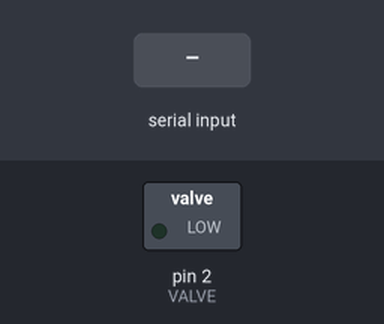
Bench run of a sketch on a simulated Arduino Uno, built with avr-gcc and run on an emulated ATmega328P. On the bench: switched loads named in the sketch (green lamp = pin HIGH). The test bench sets the inputs (shaded band).

Above: at 1.2 s.
1.3 s: byte 30 received over Serial
At 1.8 s:
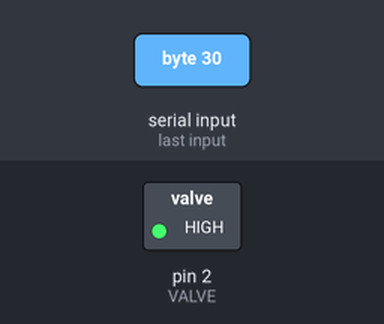
Timing chart, 0 to 4.3 s (numbered marks = the images above; inputs shaded):
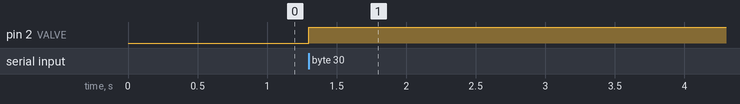

Measured:
- after the input at 1.3 s, pin 2 (VALVE): LOW → HIGH at once

The sketch:

ValveModule.ino
```cpp
bool message;

const int VALVE = 2;

void setup() {
  //Serial Begin at 9600 Baud
  pinMode(VALVE,OUTPUT);
  Serial.begin(9600);
}

void loop() {
  if (Serial.available() > 0) {
    message = Serial.read();

    //message -1 if no data available

    if (message == false) {
      digitalWrite(VALVE,LOW);
    } else if (message == true) {
      //Close valve
      digitalWrite(VALVE,HIGH);
    }
  }
}
```
